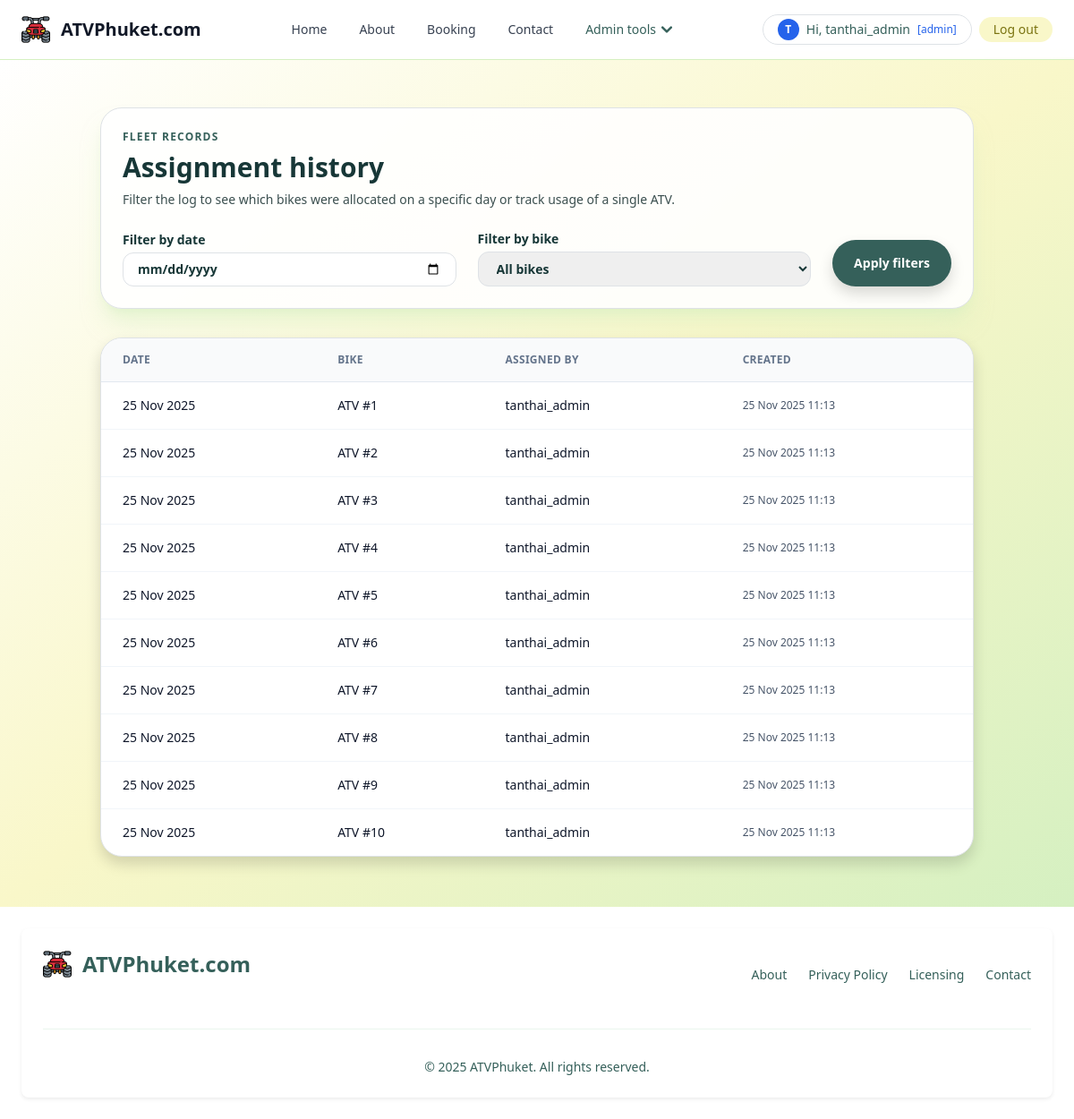
Page /fleet/history/ (signed in) on the committed database.
### myapp/models.py (models this page shows, shortened)
class Profile(models.Model):
    user = models.OneToOneField(User, on_delete=models.CASCADE)
    usertype = models.CharField(max_length=100, default='member')
    point = models.IntegerField(default=0)

class BikeAssignment(models.Model):
    bike = models.ForeignKey(Bike, on_delete=models.CASCADE, related_name="assignments")
    date = models.DateField()
    note = models.CharField(max_length=200, blank=True)
    assigned_by = models.ForeignKey(User, on_delete=models.CASCADE, related_name="bike_assignments")
    created_at = models.DateTimeField(auto_now_add=True)
    updated_at = models.DateTimeField(auto_now=True)
    class Meta:
        unique_together = ("bike", "date")
        ordering = ["-date", "bike__number"]

class Bike(models.Model):
    number = models.PositiveIntegerField(unique=True)
    nickname = models.CharField(max_length=80, blank=True)
    class Meta:
        ordering = ["number"]

### myapp/views.py (the view)
# urls.py: path('fleet/history/', views.bike_usage_history, name='bike-usage-history'),
@login_required
def bike_usage_history(request: HttpRequest) -> HttpResponse:
    if not (request.user.is_staff or request.user.is_superuser):
        return HttpResponseForbidden("Staff access only")
    bikes = list(Bike.objects.order_by("number"))
    filter_date_value = request.GET.get("filter_date")
    filter_bike_value = request.GET.get("filter_bike")
    assignment_log = (
        BikeAssignment.objects.select_related("bike", "assigned_by")
        .order_by("-date", "bike__number")
    )
    if filter_date_value:
        try:
            date_filter = datetime.strptime(filter_date_value, "%Y-%m-%d").date()
            assignment_log = assignment_log.filter(date=date_filter)
        except ValueError:
            filter_date_value = None
    if filter_bike_value:
        try:
            assignment_log = assignment_log.filter(bike_id=int(filter_bike_value))
        except ValueError:
            filter_bike_value = None
    assignment_log = assignment_log[:200]
    context = {
        "bikes": bikes,
        "filter_date_value": filter_date_value,
        "filter_bike_value": filter_bike_value or "",
        "assignment_log": assignment_log,
    }
    return render(request, "myapp/bike_usage_history.html", context)

### myapp/template/myapp/bike_usage_history.html (shortened to what this page needs)
{% extends 'myapp/base.html' %}
{% load static %}
{% block content %}
<script src="https://cdn.tailwindcss.com"></script>
<section class="bg-gradient-to-br from-white via-[#F9F7C9] to-[#D5F0C1]">
  <div class="mx-auto max-w-5xl px-4 py-14 sm:px-6 lg:px-8">
    <div class="rounded-3xl border border-[#D5F0C1] bg-white/90 p-6 shadow-xl shadow-[#D5F0C1]/50">
      <div class="flex flex-col gap-2">
        <p class="text-xs font-semibold uppercase tracking-widest text-[#35605A]">fleet records</p>
        <h1 class="text-3xl font-bold text-[#173737]">Assignment history</h1>
        <p class="text-sm text-[#3B4F4F]">Filter the log to see which bikes were allocated on a specific day or track usage of a single ATV.</p>
      </div>
      <form method="get" class="mt-6 grid gap-4 lg:grid-cols-[1fr_1fr_auto] lg:items-end">
        <label class="text-sm font-semibold text-[#173737]">
          Filter by date
          <input type="date" name="filter_date" value="{{ filter_date_value }}" class="mt-1 w-full rounded-xl border border-[#D5F0C1] px-3 py-2 focus:border-[#80BCBD] focus:outline-none focus:ring-2 focus:ring-[#80BCBD]">
        </label>
        <label class="text-sm font-semibold text-[#173737]">
          Filter by bike
          <select name="filter_bike" class="mt-1 w-full rounded-xl border border-[#D5F0C1] px-3 py-2 focus:border-[#80BCBD] focus:outline-none focus:ring-2 focus:ring-[#80BCBD]">
            <option value="">All bikes</option>
          </select>
        </label>
        <button type="submit" class="rounded-full bg-[#35605A] px-6 py-3 text-sm font-semibold text-white shadow hover:bg-[#2b4d48]">Apply filters</button>
      </form>
    </div>
    <div class="mt-8 overflow-hidden rounded-3xl border border-[#E2E8F0] bg-white shadow">
      <table class="min-w-full divide-y divide-[#E2E8F0] text-sm">
        <thead class="bg-[#F9FAFB] text-left text-xs font-semibold uppercase tracking-wide text-[#64748B]">
          <tr>
            <th class="px-4 py-3">Date</th>
            <th class="px-4 py-3">Bike</th>
            <th class="px-4 py-3">Assigned by</th>
            <th class="px-4 py-3">Created</th>
          </tr>
        </thead>
        <tbody class="divide-y divide-[#F1F5F9] text-[#0f172a]">
          {% for assignment in assignment_log %}
          <tr>
            <td class="px-4 py-3 font-medium">{{ assignment.date|date:"d M Y" }}</td>
            <td class="px-4 py-3">ATV #{{ assignment.bike.number }}</td>
            <td class="px-4 py-3">{{ assignment.assigned_by.get_full_name|default:assignment.assigned_by.username }}</td>
            <td class="px-4 py-3 text-xs text-[#475569]">{{ assignment.created_at|date:"d M Y H:i" }}</td>
          </tr>
          {% empty %}
          <tr>
            <td colspan="4" class="px-4 py-6 text-center text-sm text-[#475569]">No assignments match the filters.</td>
          </tr>
          {% endfor %}
        </tbody>
      </table>
    </div>
  </div>
</section>
{% endblock content %}

### myapp/template/myapp/base.html (shortened to what this page needs)
{% load static %}
<!DOCTYPE html>
<html lang="en" data-bs-theme="auto">
  <head>
    <link
      href="https://getbootstrap.com/docs/5.3/dist/css/bootstrap.min.css"
      rel="stylesheet"
    />
    <link href="https://cdn.jsdelivr.net/npm/bootstrap@5.3.7/dist/css/bootstrap.min.css" rel="stylesheet">
  </head>
  <body>
    <div class="pt-14 sm:pt-16">
      <header>
        <nav class="fixed inset-x-0 top-0 z-20 border-b border-[#D5F0C1] bg-white/80 px-4 py-3 backdrop-blur-md">
          <div class="mx-auto flex max-w-screen-xl flex-wrap items-center justify-between gap-3">
            <a href="{% url 'home' %}" class="flex items-center space-x-3 rtl:space-x-reverse">
              <img src="{% static 'image/atv.png' %}" alt="ATV Phuket logo" class="h-8 w-auto" />
              <span class="text-xl font-semibold text-gray-900 whitespace-nowrap dark:text-white">ATVPhuket.com</span>
            </a>
            <div class="flex items-center gap-2 md:order-2">
              {% if user.is_authenticated %}
              <a href="{% url 'profile-page' %}" class="hidden sm:inline-flex items-center gap-2 rounded-full border border-[#AAD9BB] px-3 py-1 text-sm font-medium text-[#35605A] transition hover:bg-[#AAD9BB]/30">
                <span class="inline-flex h-6 w-6 items-center justify-center rounded-full bg-blue-600 text-xs font-semibold text-white">{{ user.first_name|default:user.username|slice:":1"|upper }}</span>
                Hi, {{ user.first_name|default:user.username }} <span class="text-xs text-blue-600 dark:text-blue-300">[{{ user.profile.usertype|default:"member" }}]</span>
              </a>
              <a href="{% url 'logout' %}?next={% url 'login' %}" class="inline-flex items-center rounded-full bg-[#F9F7C9] px-3 py-1 text-sm font-medium text-[#7A7310] transition hover:bg-[#F9F7C9]/70">
                Log out
              </a>
              {% endif %}
            </div>
            <div class="items-center justify-between hidden w-full md:flex md:w-auto md:order-1" id="navbar-main">
              <ul class="flex flex-col gap-1 text-sm font-medium md:flex-row md:items-center md:gap-6">
                <li>
                  <a href="{% url 'home' %}" class="block rounded-md px-3 py-1.5 {% if request.resolver_match.url_name == 'home' %}text-[#35605A] md:px-0 md:py-0 md:text-[#35605A]{% else %}text-gray-700 transition hover:text-[#80BCBD] md:px-0 md:py-0{% endif %}" aria-current="page">Home</a>
                </li>
                <li>
                  <a href="{% url 'about-page' %}" class="block rounded-md px-3 py-1.5 {% if request.resolver_match.url_name == 'about-page' %}text-[#35605A] md:px-0 md:py-0 md:text-[#35605A]{% else %}text-gray-700 transition hover:text-[#80BCBD] md:px-0 md:py-0{% endif %}">About</a>
                </li>
                <li>
                  <a href="{% url 'booking-page' %}" class="block rounded-md px-3 py-1.5 {% if request.resolver_match.url_name == 'booking-page' %}text-[#35605A] md:px-0 md:py-0 md:text-[#35605A]{% else %}text-gray-700 transition hover:text-[#80BCBD] md:px-0 md:py-0{% endif %}">Booking</a>
                </li>
                <li>
                  <a href="{% url 'contact-page' %}" class="block rounded-md px-3 py-1.5 {% if request.resolver_match.url_name == 'contact-page' %}text-[#35605A] md:px-0 md:py-0 md:text-[#35605A]{% else %}text-gray-700 transition hover:text-[#80BCBD] md:px-0 md:py-0{% endif %}">Contact</a>
                </li>
                {% if user.is_authenticated %}
                  {% if user.is_staff or user.is_superuser or user.profile.usertype == "admin" %}
                <li class="relative">
                      <button id="admin-menu-button" type="button" class="inline-flex items-center gap-1.5 rounded-md px-3 py-1.5 text-[#35605A] transition hover:text-[#80BCBD] md:px-0 md:py-0">
                    Admin tools
                    <svg class="h-3 w-3 transition-transform duration-150" fill="none" viewBox="0 0 10 6">
                      <path stroke="currentColor" stroke-linecap="round" stroke-linejoin="round" stroke-width="2" d="m1 1 4 4 4-4"/>
                    </svg>
                  </button>
                </li>
                  {% endif %}
                {% endif %}
              </ul>
            </div>
          </div>
        </nav>
      </header>
      <main>
        {% block content %}
        {% endblock content %}
      </main>
      <footer class="bg-white rounded-lg shadow-sm m-4">
        <div class="w-full max-w-screen-xl mx-auto p-4 md:py-8">
          <div class="sm:flex sm:items-center sm:justify-between">
            <a href="{% url 'home' %}" class="flex items-center mb-4 sm:mb-0 space-x-3 rtl:space-x-reverse">
              <img src="{% static 'image/atv.png' %}" class="h-8" alt="ATV Phuket logo" />
              <span class="self-center text-2xl font-semibold whitespace-nowrap text-[#35605A]">ATVPhuket.com</span>
            </a>
            <ul class="flex flex-wrap items-center mb-6 text-sm font-medium text-[#35605A] sm:mb-0">
              <li>
                <a href="{% url 'about-page' %}" class="hover:underline me-4 md:me-6">About</a>
              </li>
              <li>
                <a href="#" class="hover:underline me-4 md:me-6">Privacy Policy</a>
              </li>
              <li>
                <a href="#" class="hover:underline me-4 md:me-6">Licensing</a>
              </li>
              <li>
                <a href="{% url 'contact-page' %}" class="hover:underline">Contact</a>
              </li>
            </ul>
          </div>
          <hr class="my-6 border-[#AAD9BB] sm:mx-auto lg:my-8" />
          <span class="block text-sm text-[#35605A] sm:text-center">© {% now "Y" %} ATVPhuket. All rights reserved.</span>
        </div>
      </footer>
    </div>
  </body>
</html>

### rows in the picture
BikeAssignment: date "25 Nov 2025", bike.number "1", assigned_by.get_full_name "tanthai_admin", created_at "25 Nov 2025 11:13"
BikeAssignment: date "25 Nov 2025", bike.number "2", assigned_by.get_full_name "tanthai_admin", created_at "25 Nov 2025 11:13"
BikeAssignment: date "25 Nov 2025", bike.number "3", assigned_by.get_full_name "tanthai_admin", created_at "25 Nov 2025 11:13"
BikeAssignment: date "25 Nov 2025", bike.number "4", assigned_by.get_full_name "tanthai_admin", created_at "25 Nov 2025 11:13"
BikeAssignment: date "25 Nov 2025", bike.number "5", assigned_by.get_full_name "tanthai_admin", created_at "25 Nov 2025 11:13"
BikeAssignment: date "25 Nov 2025", bike.number "6", assigned_by.get_full_name "tanthai_admin", created_at "25 Nov 2025 11:13"
BikeAssignment: date "25 Nov 2025", bike.number "7", assigned_by.get_full_name "tanthai_admin", created_at "25 Nov 2025 11:13"
BikeAssignment: date "25 Nov 2025", bike.number "8", assigned_by.get_full_name "tanthai_admin", created_at "25 Nov 2025 11:13"
BikeAssignment: date "25 Nov 2025", bike.number "9", assigned_by.get_full_name "tanthai_admin", created_at "25 Nov 2025 11:13"
BikeAssignment: date "25 Nov 2025", bike.number "10", assigned_by.get_full_name "tanthai_admin", created_at "25 Nov 2025 11:13"

### other values in the picture
{{ user.first_name|default:user.username|slice:":1"|upper }} "T"
{{ user.first_name|default:user.username }} "tanthai_admin"
{{ user.profile.usertype|default:"member" }} "admin"
